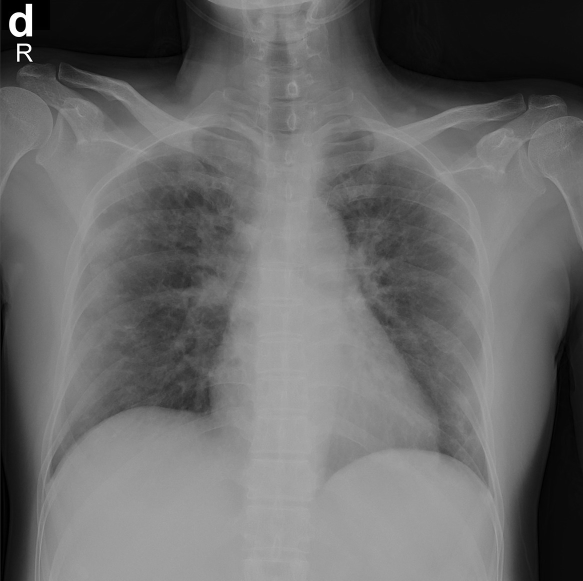
#> input picture data_upload_v2/test/covid/1-s2.0-S0929664620300449-gr2_lrg-d.jpg, 1166 x 1161 px (shown at 1/2 size); its folder holds only this picture in this run
$ jupyter execute --allow-errors 'Data Processor.ipynb'   (older library calls are emulated)
#> lines starting #> are read from the running program, lines starting #| are printed output that depends on the picture
# Covid X-Ray Diagnosis
## Machine Learning Final Project: Data processor
### Enver Kapetanovic & Adrien Ventugol
### Group 15

[cell 1]
from os import listdir
from matplotlib import image
import matplotlib.pyplot as plt
from PIL import Image, ImageOps
import pandas as pd
import numpy as np

[cell 2]
def to_pixel(path,width,height):
#> called with width = 149, height = 118
    color_img = Image.open(path)
#> color_img is the input picture: PIL image 1166x1161 RGB; min 0, max 255, mean 105.7
    color_img = color_img.resize((width, height), Image.ANTIALIAS)
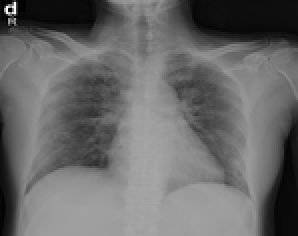
#> color_img: PIL image 149x118 RGB (shown 2 times larger); min 0, max 255, mean 105.7
    gray_img = ImageOps.grayscale(color_img)
    return np.asarray(gray_img).flatten().astype(int).tolist()
